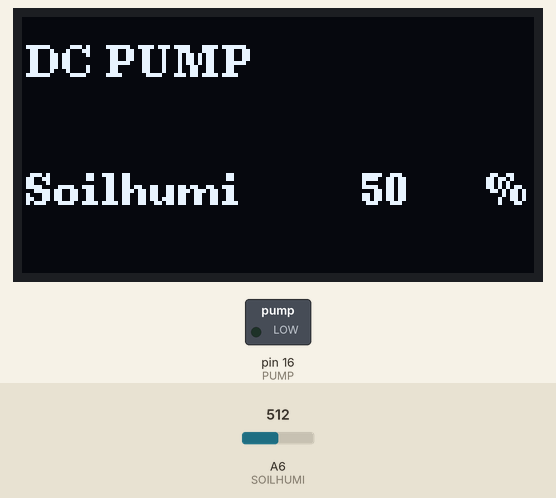
This sketch was run on a simulated Arduino Nano, built with avr-gcc and run on an emulated ATmega328P. Shown: 128×64 one-colour display, switched loads named in the sketch (green lamp = pin HIGH). Inputs (shaded band) come from the test bench; at power-on: A6 (SOILHUMI) = 512.

Above: at 1.2 s.
1.3 s: A6 (SOILHUMI) set to 717
2.8 s: A6 (SOILHUMI) set to 735
At 3.7 s:
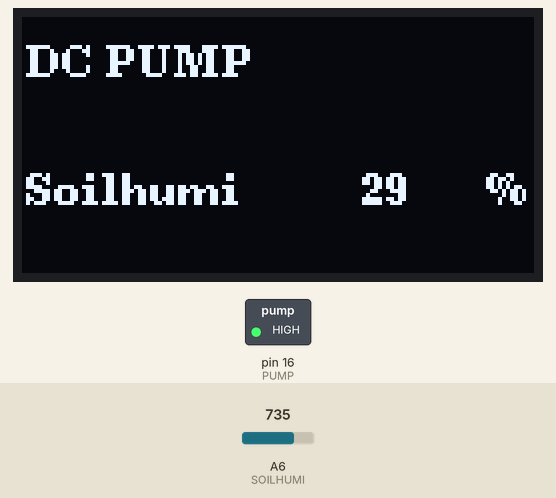
4.3 s: A6 (SOILHUMI) set to 716
At 4.9 s:
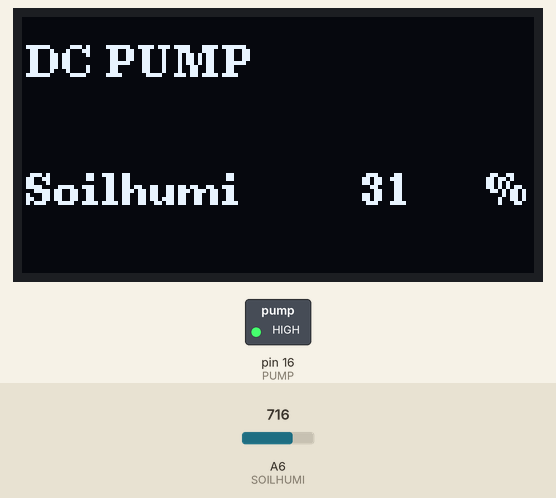
Timing chart, 0 to 7.3 s (numbered marks = the images above; inputs shaded):
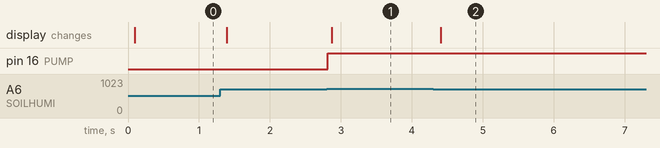

Measured:
- the behaviour switches between 726 and 727 on A6 (SOILHUMI) (found by bisection; images 0 and 1)
- after the input at 2.8 s, pin 16 (PUMP): LOW → HIGH at once; the display: changes after 0.07 s (image 1)
- after the input at 4.3 s, the display: changes after 0.11 s (image 2)

The sketch:

exercise3.ino
```cpp
#define SOILHUMI A6
#define PUMP 16
#include <U8g2lib.h>
U8G2_SH1106_128X64_NONAME_F_HW_I2C u8g2(U8G2_R0, U8X8_PIN_NONE);

int Soilhumi = 0;

void setup() {
     Serial.begin(9600);
     pinMode(PUMP, OUTPUT);
     pinMode(SOILHUMI, INPUT);
     u8g2.begin();
}

void loop() {
    Soilhumi = map(analogRead(SOILHUMI), 0, 1023, 100, 0);

    if(isnan(Soilhumi)) {
      Serial.println(F("Falied to read from SOILHUMI sensor!"));
      return;
    }
    if (Soilhumi < 30) {
      digitalWrite(PUMP, HIGH);
    }
    else if (Soilhumi > 60) {
      digitalWrite(PUMP, LOW);
    }
    OLEDdraw();
  }

  void OLEDdraw() {
  u8g2.clearBuffer();

  u8g2.setFont(u8g2_font_ncenB08_te);
  u8g2.drawStr(1, 15, "DC PUMP");

  u8g2.drawStr(1, 47, "Soilhumi");
  u8g2.setCursor(85, 47); u8g2.print(Soilhumi);
  u8g2.drawStr(116, 47, "%");

  u8g2.sendBuffer();
}
```
